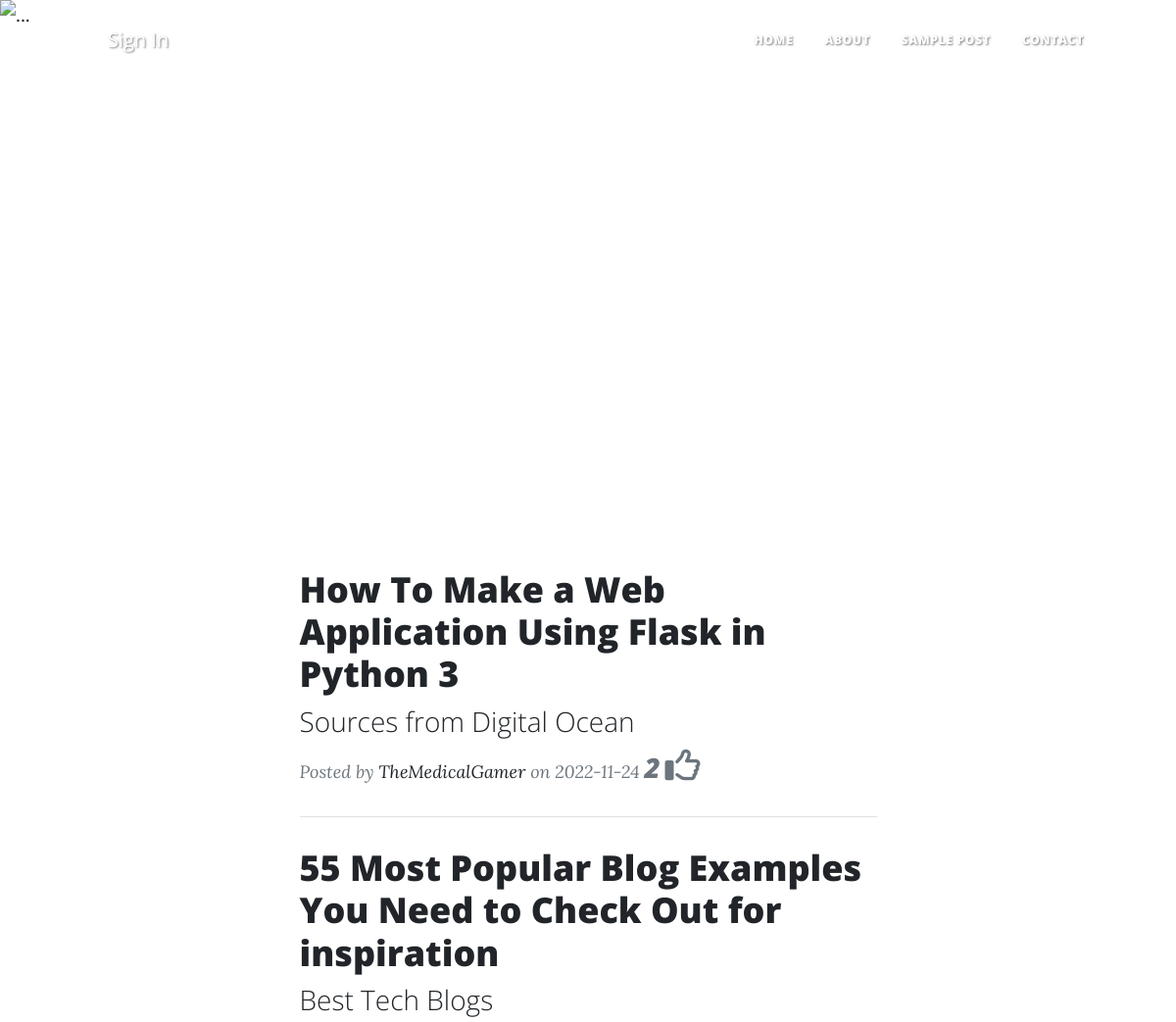
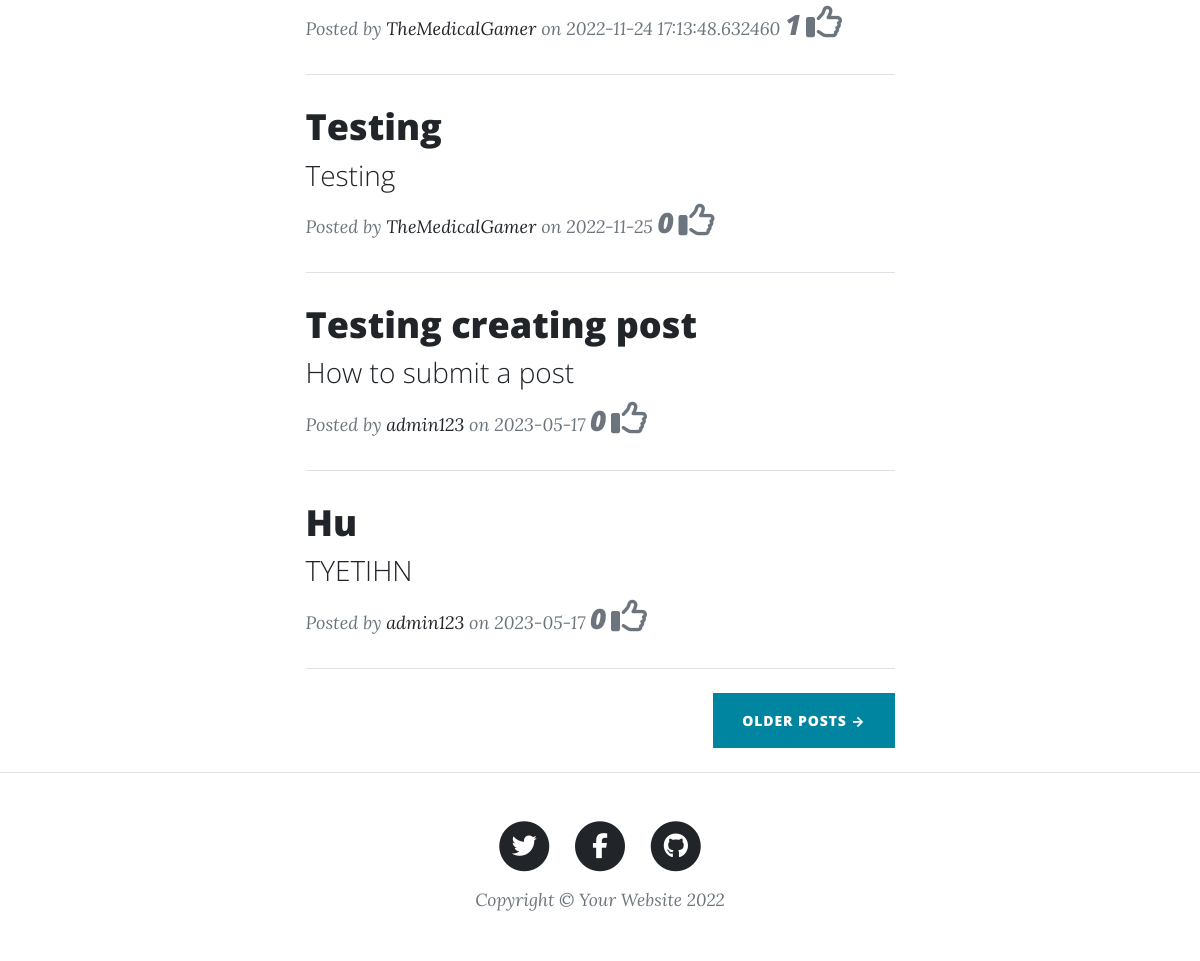
The page / on the database its author committed (2 pictures, top to bottom).
### BetterBlog/models.py (models this page shows, shortened)
class Post(db.Model):
    id = db.Column(db.Integer, primary_key=True)
    title = db.Column(db.String(250), unique=True, nullable=False)
    subtitle = db.Column(db.String(250), nullable=False)
    date_created = db.Column(db.String(150), default=datetime.today())
    body = db.Column(db.Text, nullable=False)
    author = db.Column(db.Integer, db.ForeignKey('user.id', ondelete="CASCADE"), nullable=False)
    img_url = db.Column(db.String(250), nullable=False)
    comments = db.relationship('Comment', backref='post', passive_deletes=True)
    likes = db.relationship('Like', backref="post", passive_deletes=True)

### BetterBlog/views.py (the view)
@view.route('/')
def getHomePage():
    posts = Post.query.outerjoin(Post.likes).group_by(Post.id).order_by(desc(func.count(Like.id))).limit(5).all()
    name = get_user_name()
    return render_template("index.html", all_posts=posts, name=name)

### BetterBlog/views.py (called while the page is built)
def get_user_name():
    if current_user.is_authenticated:
        return current_user.username
    return "GUEST"

### BetterBlog/templates/index.html (shortened to what this page needs)
{% include "header.html" %}
<header>
    <div class="carousel slide" data-bs-ride="carousel" id="carouselExampleControls">
        <div class="carousel-inner">
            <div class="carousel-item active">
                <a>
                    <img alt="..."
                         class="d-block w-100" id="carouselContents"
                         src="https://images.pexels.com/photos/674010/pexels-photo-674010.jpeg?cs=srgb&dl=pexels-anjana-c-674010.jpg&fm=jpg">
                </a>
                <div class="carousel-caption d-none d-md-block">
                    <h1> cac bai viet noi bai </h1>
                </div>
            </div>
        </div>
        <button class="carousel-control-prev" data-bs-slide="prev" data-bs-target="#carouselExampleControls"
                type="button">
            <span><i aria-hidden="true" class="fa fa-angle-left"></i></span>
        </button>
        <button class="carousel-control-next" data-bs-slide="next" data-bs-target="#carouselExampleControls"
                type="button">
            <span><i aria-hidden="true" class="fa fa-angle-right"></i></span>
        </button>
    </div>
</header>
<div class="container px-4 px-lg-5">
    <div class="row gx-4 gx-lg-5 justify-content-center">
        <div class="col-md-10 col-lg-8 col-xl-7">
            {% for post in all_posts %}
            <div class="lazy post-preview">
                <a href="post/{{post.id}}">
                    <h2 class="post-title">{{post.title}}</h2>
                    <h3 class="post-subtitle">{{post.subtitle}}</h3>
                </a>
                <p class="post-meta">
                    Posted by
                    <a href="#!">{{post.author}}</a>
                    on {{post.date_created}} <span class="h3">{{post.likes|length}}</span>&nbsp<i
                        class="fa-regular fa-thumbs-up fa-2x"></i>
                </p>
            </div>
            <hr class="my-4"/>
            {% endfor %}
            <div class="d-flex justify-content-end mb-4"><a class="btn btn-primary text-uppercase"
                                                            href="{{url_for('views.getAllPost')}}">Older Posts
                →</a></div>
        </div>
    </div>
</div>
{% include "footer.html" %}

### rows shown on the page
Post: title "How To Make a Web Application Using Flask in Python 3", subtitle "Sources from Digital Ocean", author "TheMedicalGamer", date_created "2022-11-24", likes|length "2"
Post: title "55 Most Popular Blog Examples You Need to Check Out for inspiration", subtitle "Best Tech Blogs", author "TheMedicalGamer", date_created "2022-11-24 17:13:48.632460", likes|length "1"
Post: title "Testing", subtitle "Testing", author "TheMedicalGamer", date_created "2022-11-25", likes|length "0"
Post: title "Testing creating post", subtitle "How to submit a post", author "admin123", date_created "2023-05-17", likes|length "0"
Post: title "Hu", subtitle "TYETIHN", author "admin123", date_created "2023-05-17", likes|length "0"
